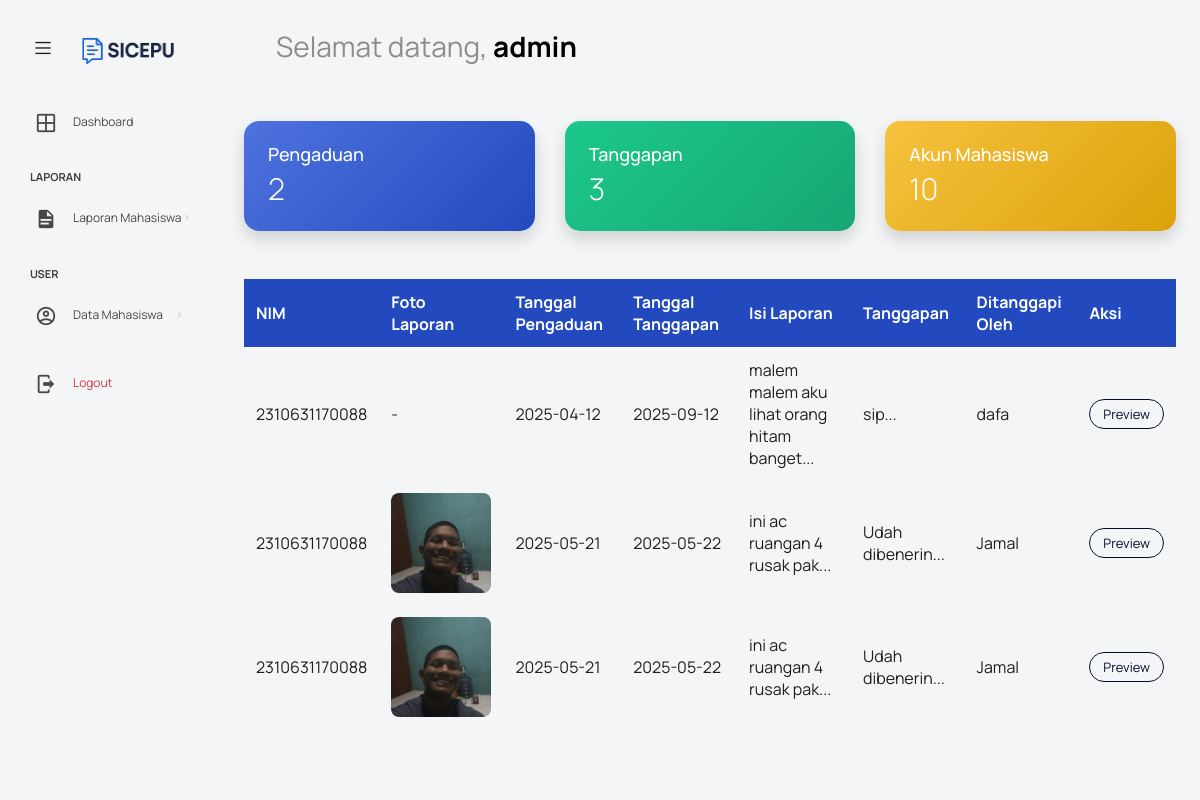
/src/admin/dashboard.php (signed in), run on the app's committed database.
### tables this page shows
CREATE TABLE `tanggapan` (
  `id_tanggapan` int(11) NOT NULL,
  `id_pengaduan` int(11) NOT NULL,
  `tgl_tanggapan` date NOT NULL,
  `tanggapan` text NOT NULL,
  `id_petugas` int(11) NOT NULL,
  `rating` int(1) DEFAULT NULL
);

CREATE TABLE `pengaduan` (
  `id_pengaduan` int(11) NOT NULL,
  `tgl_pengaduan` date NOT NULL,
  `nim` varchar(16) NOT NULL,
  `isi_laporan` text NOT NULL,
  `foto` varchar(255) NOT NULL,
  `status` enum('terkirim','proses','selesai') NOT NULL,
  `disposisi` varchar(255) NOT NULL
);

CREATE TABLE `petugas` (
  `id_petugas` int(11) NOT NULL,
  `nama_petugas` varchar(35) NOT NULL,
  `username` varchar(25) NOT NULL,
  `password` varchar(32) NOT NULL,
  `telp` varchar(13) NOT NULL,
  `posisi` varchar(255) NOT NULL
);

### src/admin/dashboard.php (the view, shortened to what this page needs)
<?php
require '../../public/app.php';
include '../layout/header.php';
include '../layout/nav.php';
$pengaduanCount = mysqli_fetch_assoc(mysqli_query($conn, "SELECT COUNT(*) as total FROM pengaduan"))['total'];
$tanggapanCount = mysqli_fetch_assoc(mysqli_query($conn, "SELECT COUNT(*) as total FROM tanggapan"))['total'];
$mahasiswaCount = mysqli_fetch_assoc(mysqli_query($conn, "SELECT COUNT(*) as total FROM mahasiswa"))['total'];
$query = "SELECT tanggapan.*, pengaduan.nim, pengaduan.foto, pengaduan.tgl_pengaduan, pengaduan.isi_laporan, petugas.nama_petugas
          FROM tanggapan
          INNER JOIN pengaduan ON tanggapan.id_pengaduan = pengaduan.id_pengaduan
          INNER JOIN petugas ON tanggapan.id_petugas = petugas.id_petugas
          ORDER BY tanggapan.tgl_tanggapan DESC
          LIMIT 10";
$result = mysqli_query($conn, $query);
?>
<div class="container-fluid page-body-wrapper">
  <?php include '../layout/sidebar_admin.php'; ?>
  <div class="main-panel">
    <div class="content-wrapper p-4">
      <div class="row mb-5">
        <div class="col-md-4">
          <div class="summary-card shadow">
            <div class="h4 font-weight-bold">Pengaduan</div>
            <div class="display-4 font-weight-bold"><?= $pengaduanCount; ?></div>
          </div>
        </div>
        <div class="col-md-4">
          <div class="summary-card shadow" style="background: linear-gradient(135deg, #1cc88a, #17a673); box-shadow: 0 4px 10px rgba(23, 166, 115, 0.4);">
            <div class="h4 font-weight-bold">Tanggapan</div>
            <div class="display-4 font-weight-bold"><?= $tanggapanCount; ?></div>
          </div>
        </div>
        <div class="col-md-4">
          <div class="summary-card shadow" style="background: linear-gradient(135deg, #f6c23e, #dda20a); box-shadow: 0 4px 10px rgba(221, 162, 10, 0.4);">
            <div class="h4 font-weight-bold">Akun Mahasiswa</div>
            <div class="display-4 font-weight-bold"><?= $mahasiswaCount; ?></div>
          </div>
        </div>
      </div>
      <div class="card-body p-0">
        <table>
          <thead>
            <tr>
              <th>NIM</th>
              <th>Foto Laporan</th>
              <th>Tanggal Pengaduan</th>
              <th>Tanggal Tanggapan</th>
              <th>Isi Laporan</th>
              <th>Tanggapan</th>
              <th>Ditanggapi Oleh</th>
              <th>Aksi</th>
            </tr>
          </thead>
          <tbody>
            <?php while ($row = mysqli_fetch_assoc($result)) : ?>
              <tr>
                <td><?= htmlspecialchars($row['nim']); ?></td>
                <td>
                  <?php if ($row['foto']) : ?>
                    <img src="../../uploads/<?= htmlspecialchars($row['foto']); ?>" alt="Foto Laporan" class="report-img" data-alt="<?= htmlspecialchars($row['isi_laporan']); ?>">
                  <?php else: ?>
                    -
                  <?php endif; ?>
                </td>
                <td><?= htmlspecialchars($row['tgl_pengaduan']); ?></td>
                <td><?= htmlspecialchars($row['tgl_tanggapan']); ?></td>
                <td><?= htmlspecialchars(substr($row['isi_laporan'], 0, 50)); ?>...</td>
                <td><?= htmlspecialchars(substr($row['tanggapan'], 0, 50)); ?>...</td>
                <td><?= htmlspecialchars($row['nama_petugas']); ?></td>
                <td><a href="preview.php?id_tanggapan=<?= htmlspecialchars($row['id_tanggapan']); ?>" class="btn btn-sm btn-outline-primary">Preview</a></td>
              </tr>
            <?php endwhile; ?>
          </tbody>
        </table>
      </div>
    </div>
  </div>
</div>
<?php include '../layout/footer.php'; ?>
<?php include '../layout/scripts.php'; ?>

### src/admin/dashboard.php (style rules this page uses)
.summary-card { border-radius: 15px; background: linear-gradient(135deg, #4e73df, #224abe); color: white; box-shadow: 0 4px 10px rgba(34, 74, 190, 0.4); transition: transform 0.3s ease; position: relative; padding: 1.5rem; }
table { width: 100%; border-collapse: collapse; }
thead th { background-color: #224abe; color: white; padding: 12px; text-align: left; }
tbody td { padding: 12px; vertical-align: middle; }
.report-img { max-width: 100px; cursor: pointer; border-radius: 8px; transition: transform 0.25s ease; }

### data on the page
tanggapan: id_pengaduan.nim "2310631170088", id_pengaduan.tgl_pengaduan "2025-04-12", tgl_tanggapan "2025-09-12", id_pengaduan.isi_laporan "malem malem aku lihat orang hitam banget", tanggapan "sip", id_petugas.nama_petugas "dafa"
tanggapan: id_pengaduan.nim "2310631170088", id_pengaduan.foto (picture), id_pengaduan.tgl_pengaduan "2025-05-21", tgl_tanggapan "2025-05-22", id_pengaduan.isi_laporan "ini ac ruangan 4 rusak pak", tanggapan "Udah dibenerin", id_petugas.nama_petugas "Jamal"
tanggapan: id_pengaduan.nim "2310631170088", id_pengaduan.foto (picture), id_pengaduan.tgl_pengaduan "2025-05-21", tgl_tanggapan "2025-05-22", id_pengaduan.isi_laporan "ini ac ruangan 4 rusak pak", tanggapan "Udah dibenerin", id_petugas.nama_petugas "Jamal"

### other printed values
$namaTampil "admin"
$pengaduanCount "2"
$tanggapanCount "3"
$mahasiswaCount "10"
